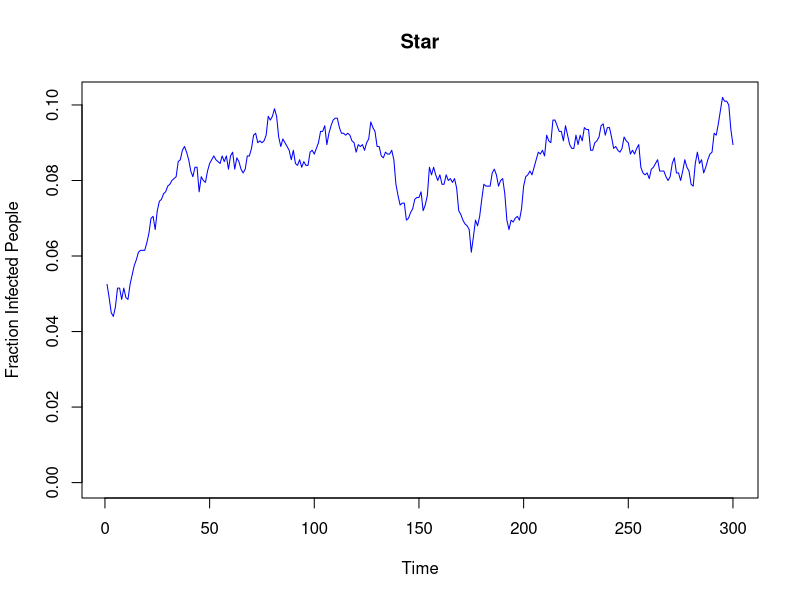
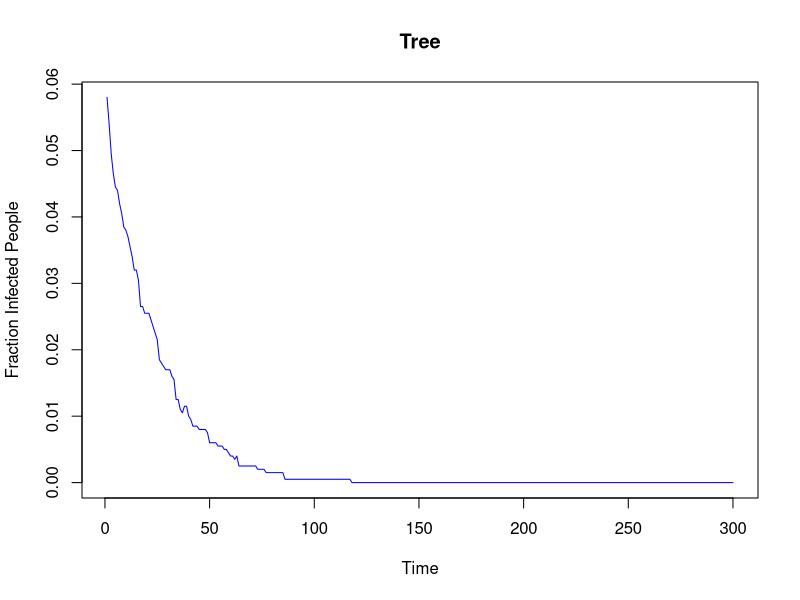
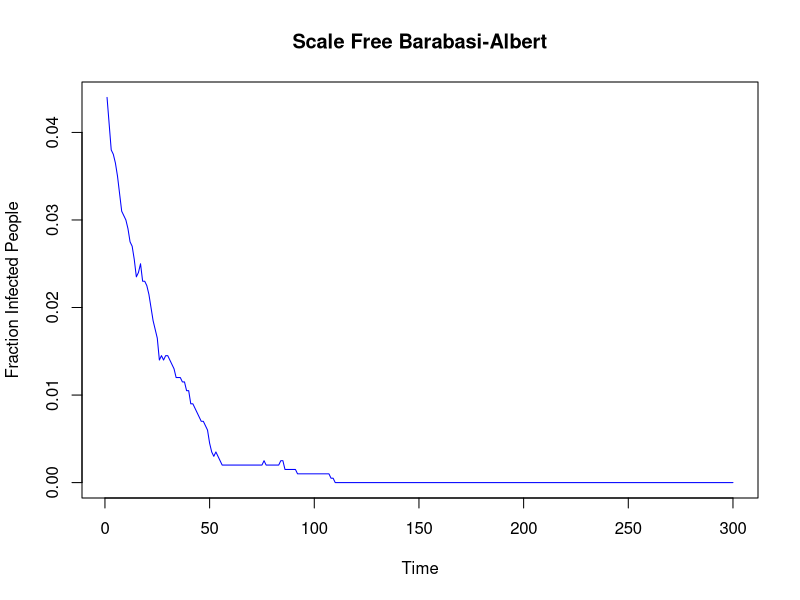
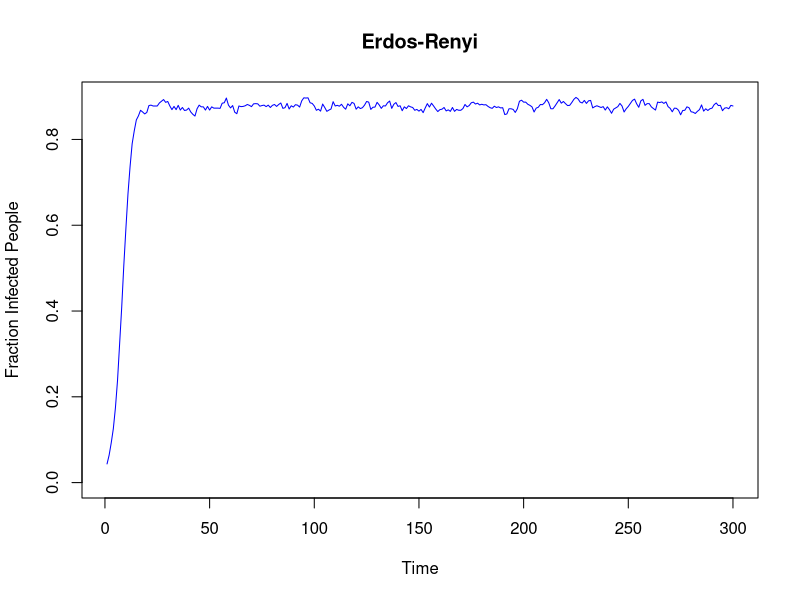
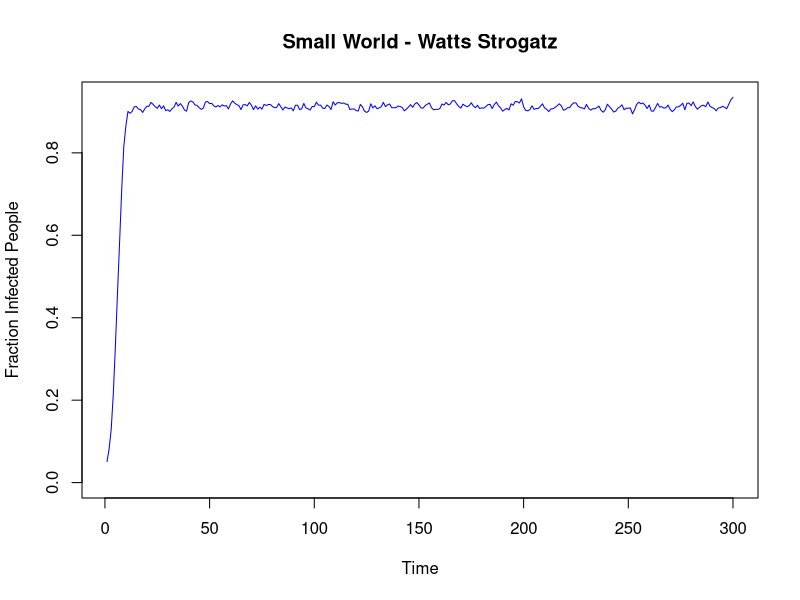

The R script that drew these images, in order: (Note: a time limit stopped this script after it produced the figures.)
######################################################
## Authors: Juan Pablo Royo Sales & Francesc Roy
## Title: Homework 7
## Dae: 2020-12-28
####################################################

require("igraph")
require("Matrix")

setwd("~/Projects/upc/upc-miri/csn/homeworks/homework_7/code")

eigen_value_mnax <- function(graph){
  max(abs(eigen(as_adj(graph))$values))
}

run_virus_simulation <- function(adj_matrix_graph,initial_infected,tmax,beta,gamma){
  n <- length(initial_infected)
  adj_matrix_in_time <- matrix(nrow=tmax,ncol=n)
  adj_matrix_in_time[1,] <- initial_infected
  for(i in 2:tmax){
    previous_state <- adj_matrix_in_time[i-1,]
    infected_vector <- adj_matrix_graph%*%previous_state
    infected <- infected_vector > rgeom(n,beta)
    recovered <- as.logical(rbinom(n=n,size=1,prob=gamma)*previous_state) 
    adj_matrix_in_time[i,] <- as.logical((previous_state | infected) & !recovered) 
  }
  return (adj_matrix_in_time)
}

fraction_infected_people <- function(sim){
  infected <- c()
  for(i in 1:length(sim[,1])){
    infected[i] <- length(which(sim[i,]==T))
  }
  return (infected)
}

run_simulation <- function(graph,beta,gamma,p0,tmax){
  infect_init <- sample(c(1,0),length(V(graph)),replace=T,prob=c(p0,1-p0))
  virus_simulation <- run_virus_simulation(as_adj(graph),infect_init,tmax,beta,gamma)
  return (fraction_infected_people(virus_simulation)/length(V(graph)))
}

plot_infected <- function(y_vals, graph_name){
  plot(y_vals, ylim = c(0,max(y_vals)),
       main=graph_name,
       xlab="Time",
       ylab="Fraction Infected People",
       type="l",
       col="blue",
       pch=5)
}

search_threshold <- function(graph,name,gamma,epsilon,threshold){
  beta_threshold <- gamma*threshold
  
  beta_high <- min(1,beta_threshold*(1+epsilon))
  y_vals <- run_simulation(graph,beta=beta_high,gamma,0.05,250)

  plot_infected(y_vals, name)

  beta_low <- max(0,beta_threshold*(1-epsilon))
  simulate_low <- run_simulation(graph,beta=beta_low,gamma,0.05,250)
  lines(simulate_low, col="red", pch=5)
  
  return (c(round(beta_low,4),round(beta_high,4),round(gamma,4)))
}

task_1 <- function(graphs, names, beta, gamma, t_max){
  for(i in 1:length(names)){
    y_vals <- run_simulation(graphs[[i]],beta,gamma,0.05,t_max)
    plot_infected(y_vals, names[i])
  }
}

task_2 <- function(graphs, names){
  set.seed(15)
  thresholds = 1/sapply(graphs,eigen_value_mnax)
  df<-data.frame("Low Beta" = double(), "High Beta" = double(), "Gamma" = double())
  for(i in 1:length(names)){
    df[i,] <- search_threshold(graphs[[i]],names[i],.1,0.01,thresholds[[i]])
  }
  rownames(df) <- names
  print.data.frame(df)
}

main <- function(){
  
  set.seed(3)
  n <- 2000
  tree <- make_tree(n,children=2,mode = c("undirected"))
  star <- make_star(n,mode=c("undirected"))
  scale_free_barabasi <- barabasi.game(n,.05,directed=F)
  erdos_renyi <- erdos.renyi.game(n,p=0.05,directed = F)
  watts_strogatz <- sample_smallworld(1, n, 80, 0.05)
  
  graphs <- list(star, tree, scale_free_barabasi, erdos_renyi, watts_strogatz)
  names <- c("Star", "Tree","Scale Free Barabasi-Albert","Erdos-Renyi","Small World - Watts Strogatz")
  
  beta <- 0.005
  gamma <- 0.05
  t_max <- 300
  print(paste("Running Task 1: Fixed Beta and Gamma parameters. Beta:", beta, " - Gamma:", gamma, " - Tmax:", t_max))
  task_1(graphs, names, beta, gamma, t_max)
  
  print(paste("Running Task 2: Try to find threshold"))
  task_2(graphs, names)

}

main()
